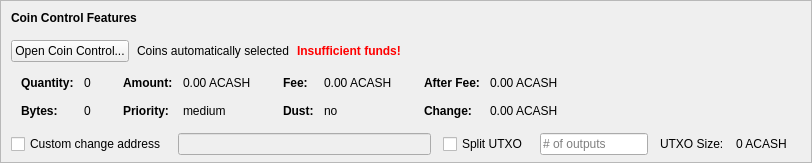
    <widget class="QFrame" name="frameCoinControl">
     <property name="sizePolicy">
      <sizepolicy hsizetype="Expanding" vsizetype="Expanding">
       <horstretch>0</horstretch>
       <verstretch>0</verstretch>
      </sizepolicy>
     </property>
     <property name="maximumSize">
      <size>
       <width>16777215</width>
       <height>16777215</height>
      </size>
     </property>
     <property name="frameShape">
      <enum>QFrame::StyledPanel</enum>
     </property>
     <property name="frameShadow">
      <enum>QFrame::Sunken</enum>
     </property>
     <layout class="QVBoxLayout" name="verticalLayoutCoinControl2">
      <property name="spacing">
       <number>0</number>
      </property>
      <property name="leftMargin">
       <number>0</number>
      </property>
      <property name="topMargin">
       <number>0</number>
      </property>
      <property name="rightMargin">
       <number>0</number>
      </property>
      <property name="bottomMargin">
       <number>6</number>
      </property>
      <item>
       <layout class="QVBoxLayout" name="verticalLayoutCoinControl" stretch="0,0,0,0,1">
        <property name="spacing">
         <number>0</number>
        </property>
        <property name="leftMargin">
         <number>10</number>
        </property>
        <property name="topMargin">
         <number>10</number>
        </property>
        <item>
         <layout class="QHBoxLayout" name="horizontalLayoutCoinControl1">
          <property name="bottomMargin">
           <number>15</number>
          </property>
          <item>
           <widget class="QLabel" name="labelCoinControlFeatures">
            <property name="sizePolicy">
             <sizepolicy hsizetype="Preferred" vsizetype="Maximum">
              <horstretch>0</horstretch>
              <verstretch>0</verstretch>
             </sizepolicy>
            </property>
            <property name="font">
             <font>
              <weight>75</weight>
              <bold>true</bold>
             </font>
            </property>
            <property name="styleSheet">
             <string notr="true">font-weight:bold;</string>
            </property>
            <property name="text">
             <string>Coin Control Features</string>
            </property>
           </widget>
          </item>
         </layout>
        </item>
        <item>
         <layout class="QHBoxLayout" name="horizontalLayoutCoinControl2" stretch="0,0,0,0">
          <property name="spacing">
           <number>8</number>
          </property>
          <property name="bottomMargin">
           <number>10</number>
          </property>
          <item>
           <widget class="QPushButton" name="pushButtonCoinControl">
            <property name="styleSheet">
             <string notr="true"/>
            </property>
            <property name="text">
             <string>Open Coin Control...</string>
            </property>
            <property name="autoDefault">
             <bool>false</bool>
            </property>
           </widget>
          </item>
          <item>
           <widget class="QLabel" name="labelCoinControlAutomaticallySelected">
            <property name="text">
             <string>Coins automatically selected</string>
            </property>
            <property name="margin">
             <number>5</number>
            </property>
           </widget>
          </item>
          <item>
           <widget class="QLabel" name="labelCoinControlInsuffFunds">
            <property name="font">
             <font>
              <weight>75</weight>
              <bold>true</bold>
             </font>
            </property>
            <property name="styleSheet">
             <string notr="true">color:red;font-weight:bold;</string>
            </property>
            <property name="text">
             <string>Insufficient funds!</string>
            </property>
            <property name="margin">
             <number>5</number>
            </property>
           </widget>
          </item>
          <item>
           <spacer name="horizontalSpacerCoinControl">
            <property name="orientation">
             <enum>Qt::Horizontal</enum>
            </property>
            <property name="sizeHint" stdset="0">
             <size>
              <width>40</width>
              <height>1</height>
             </size>
            </property>
           </spacer>
          </item>
         </layout>
        </item>
        <item>
         <widget class="QWidget" name="widgetCoinControl" native="true">
          <property name="sizePolicy">
           <sizepolicy hsizetype="Preferred" vsizetype="Preferred">
            <horstretch>0</horstretch>
            <verstretch>0</verstretch>
           </sizepolicy>
          </property>
          <property name="minimumSize">
           <size>
            <width>0</width>
            <height>0</height>
           </size>
          </property>
          <property name="styleSheet">
           <string notr="true"/>
          </property>
          <layout class="QHBoxLayout" name="horizontalLayoutCoinControl5">
           <property name="leftMargin">
            <number>0</number>
           </property>
           <property name="topMargin">
            <number>0</number>
           </property>
           <property name="rightMargin">
            <number>0</number>
           </property>
           <property name="bottomMargin">
            <number>0</number>
           </property>
           <item>
            <layout class="QHBoxLayout" name="horizontalLayoutCoinControl3" stretch="0,0,0,1">
             <property name="spacing">
              <number>20</number>
             </property>
             <property name="topMargin">
              <number>0</number>
             </property>
             <property name="bottomMargin">
              <number>10</number>
             </property>
             <item>
              <layout class="QFormLayout" name="formLayoutCoinControl1">
               <property name="horizontalSpacing">
                <number>10</number>
               </property>
               <property name="verticalSpacing">
                <number>14</number>
               </property>
               <property name="leftMargin">
                <number>10</number>
               </property>
               <property name="topMargin">
                <number>4</number>
               </property>
               <property name="rightMargin">
                <number>6</number>
               </property>
               <item row="0" column="0">
                <widget class="QLabel" name="labelCoinControlQuantityText">
                 <property name="font">
                  <font>
                   <weight>75</weight>
                   <bold>true</bold>
                  </font>
                 </property>
                 <property name="text">
                  <string>Quantity:</string>
                 </property>
                 <property name="margin">
                  <number>0</number>
                 </property>
                </widget>
               </item>
               <item row="0" column="1">
                <widget class="QLabel" name="labelCoinControlQuantity">
                 <property name="cursor">
                  <cursorShape>IBeamCursor</cursorShape>
                 </property>
                 <property name="contextMenuPolicy">
                  <enum>Qt::ActionsContextMenu</enum>
                 </property>
                 <property name="text">
                  <string notr="true">0</string>
                 </property>
                 <property name="margin">
                  <number>0</number>
                 </property>
                 <property name="textInteractionFlags">
                  <set>Qt::LinksAccessibleByMouse|Qt::TextSelectableByKeyboard|Qt::TextSelectableByMouse</set>
                 </property>
                </widget>
               </item>
               <item row="1" column="0">
                <widget class="QLabel" name="labelCoinControlBytesText">
                 <property name="font">
                  <font>
                   <weight>75</weight>
                   <bold>true</bold>
                  </font>
                 </property>
                 <property name="text">
                  <string>Bytes:</string>
                 </property>
                </widget>
               </item>
               <item row="1" column="1">
                <widget class="QLabel" name="labelCoinControlBytes">
                 <property name="cursor">
                  <cursorShape>IBeamCursor</cursorShape>
                 </property>
                 <property name="contextMenuPolicy">
                  <enum>Qt::ActionsContextMenu</enum>
                 </property>
                 <property name="text">
                  <string notr="true">0</string>
                 </property>
                 <property name="textInteractionFlags">
                  <set>Qt::LinksAccessibleByMouse|Qt::TextSelectableByKeyboard|Qt::TextSelectableByMouse</set>
                 </property>
                </widget>
               </item>
              </layout>
             </item>
             <item>
              <layout class="QFormLayout" name="formLayoutCoinControl2">
               <property name="horizontalSpacing">
                <number>10</number>
               </property>
               <property name="verticalSpacing">
                <number>14</number>
               </property>
               <property name="leftMargin">
                <number>6</number>
               </property>
               <property name="topMargin">
                <number>4</number>
               </property>
               <property name="rightMargin">
                <number>6</number>
               </property>
               <item row="0" column="0">
                <widget class="QLabel" name="labelCoinControlAmountText">
                 <property name="font">
                  <font>
                   <weight>75</weight>
                   <bold>true</bold>
                  </font>
                 </property>
                 <property name="text">
                  <string>Amount:</string>
                 </property>
                 <property name="margin">
                  <number>0</number>
                 </property>
                </widget>
               </item>
               <item row="0" column="1">
                <widget class="QLabel" name="labelCoinControlAmount">
                 <property name="cursor">
                  <cursorShape>IBeamCursor</cursorShape>
                 </property>
                 <property name="contextMenuPolicy">
                  <enum>Qt::ActionsContextMenu</enum>
                 </property>
                 <property name="text">
                  <string notr="true">0.00 ACASH</string>
                 </property>
                 <property name="textInteractionFlags">
                  <set>Qt::LinksAccessibleByMouse|Qt::TextSelectableByKeyboard|Qt::TextSelectableByMouse</set>
                 </property>
                </widget>
               </item>
               <item row="1" column="0">
                <widget class="QLabel" name="labelCoinControlPriorityText">
                 <property name="font">
                  <font>
                   <weight>75</weight>
                   <bold>true</bold>
                  </font>
                 </property>
                 <property name="text">
                  <string>Priority:</string>
                 </property>
                </widget>
               </item>
               <item row="1" column="1">
                <widget class="QLabel" name="labelCoinControlPriority">
                 <property name="cursor">
                  <cursorShape>IBeamCursor</cursorShape>
                 </property>
                 <property name="contextMenuPolicy">
                  <enum>Qt::ActionsContextMenu</enum>
                 </property>
                 <property name="text">
                  <string>medium</string>
                 </property>
                 <property name="textInteractionFlags">
                  <set>Qt::LinksAccessibleByMouse|Qt::TextSelectableByKeyboard|Qt::TextSelectableByMouse</set>
                 </property>
                </widget>
               </item>
              </layout>
             </item>
             <item>
              <layout class="QFormLayout" name="formLayoutCoinControl3">
               <property name="horizontalSpacing">
                <number>10</number>
               </property>
               <property name="verticalSpacing">
                <number>14</number>
               </property>
               <property name="leftMargin">
                <number>6</number>
               </property>
               <property name="topMargin">
                <number>4</number>
               </property>
               <property name="rightMargin">
                <number>6</number>
               </property>
               <item row="0" column="0">
                <widget class="QLabel" name="labelCoinControlFeeText">
                 <property name="font">
                  <font>
                   <weight>75</weight>
                   <bold>true</bold>
                  </font>
                 </property>
                 <property name="text">
                  <string>Fee:</string>
                 </property>
                 <property name="margin">
                  <number>0</number>
                 </property>
                </widget>
               </item>
               <item row="0" column="1">
                <widget class="QLabel" name="labelCoinControlFee">
                 <property name="cursor">
                  <cursorShape>IBeamCursor</cursorShape>
                 </property>
                 <property name="contextMenuPolicy">
                  <enum>Qt::ActionsContextMenu</enum>
                 </property>
                 <property name="text">
                  <string notr="true">0.00 ACASH</string>
                 </property>
                 <property name="textInteractionFlags">
                  <set>Qt::LinksAccessibleByMouse|Qt::TextSelectableByKeyboard|Qt::TextSelectableByMouse</set>
                 </property>
                </widget>
               </item>
               <item row="1" column="0">
                <widget class="QLabel" name="labelCoinControlLowOutputText">
                 <property name="font">
                  <font>
                   <weight>75</weight>
                   <bold>true</bold>
                  </font>
                 </property>
                 <property name="text">
                  <string>Dust:</string>
                 </property>
                </widget>
               </item>
               <item row="1" column="1">
                <widget class="QLabel" name="labelCoinControlLowOutput">
                 <property name="cursor">
                  <cursorShape>IBeamCursor</cursorShape>
                 </property>
                 <property name="contextMenuPolicy">
                  <enum>Qt::ActionsContextMenu</enum>
                 </property>
                 <property name="text">
                  <string>no</string>
                 </property>
                 <property name="textInteractionFlags">
                  <set>Qt::LinksAccessibleByMouse|Qt::TextSelectableByKeyboard|Qt::TextSelectableByMouse</set>
                 </property>
                </widget>
               </item>
              </layout>
             </item>
             <item>
              <layout class="QFormLayout" name="formLayoutCoinControl4">
               <property name="horizontalSpacing">
                <number>10</number>
               </property>
               <property name="verticalSpacing">
                <number>14</number>
               </property>
               <property name="leftMargin">
                <number>6</number>
               </property>
               <property name="topMargin">
                <number>4</number>
               </property>
               <property name="rightMargin">
                <number>6</number>
               </property>
               <item row="0" column="0">
                <widget class="QLabel" name="labelCoinControlAfterFeeText">
                 <property name="font">
                  <font>
                   <weight>75</weight>
                   <bold>true</bold>
                  </font>
                 </property>
                 <property name="text">
                  <string>After Fee:</string>
                 </property>
                 <property name="margin">
                  <number>0</number>
                 </property>
                </widget>
               </item>
               <item row="0" column="1">
                <widget class="QLabel" name="labelCoinControlAfterFee">
                 <property name="cursor">
                  <cursorShape>IBeamCursor</cursorShape>
                 </property>
                 <property name="contextMenuPolicy">
                  <enum>Qt::ActionsContextMenu</enum>
                 </property>
                 <property name="text">
                  <string notr="true">0.00 ACASH</string>
                 </property>
                 <property name="textInteractionFlags">
                  <set>Qt::LinksAccessibleByMouse|Qt::TextSelectableByKeyboard|Qt::TextSelectableByMouse</set>
                 </property>
                </widget>
               </item>
               <item row="1" column="0">
                <widget class="QLabel" name="labelCoinControlChangeText">
                 <property name="font">
                  <font>
                   <weight>75</weight>
                   <bold>true</bold>
                  </font>
                 </property>
                 <property name="text">
                  <string>Change:</string>
                 </property>
                </widget>
               </item>
               <item row="1" column="1">
                <widget class="QLabel" name="labelCoinControlChange">
                 <property name="cursor">
                  <cursorShape>IBeamCursor</cursorShape>
                 </property>
                 <property name="contextMenuPolicy">
                  <enum>Qt::ActionsContextMenu</enum>
                 </property>
                 <property name="text">
                  <string notr="true">0.00 ACASH</string>
                 </property>
                 <property name="textInteractionFlags">
                  <set>Qt::LinksAccessibleByMouse|Qt::TextSelectableByKeyboard|Qt::TextSelectableByMouse</set>
                 </property>
                </widget>
               </item>
              </layout>
             </item>
            </layout>
           </item>
          </layout>
         </widget>
        </item>
        <item>
         <layout class="QHBoxLayout" name="horizontalLayoutCoinControl4" stretch="0,0,0,0,0,0,0">
          <property name="spacing">
           <number>12</number>
          </property>
          <property name="sizeConstraint">
           <enum>QLayout::SetDefaultConstraint</enum>
          </property>
          <property name="topMargin">
           <number>5</number>
          </property>
          <property name="rightMargin">
           <number>5</number>
          </property>
          <item>
           <widget class="QCheckBox" name="checkBoxCoinControlChange">
            <property name="toolTip">
             <string>If this is activated, but the change address is empty or invalid, change will be sent to a newly generated address.</string>
            </property>
            <property name="text">
             <string>Custom change address</string>
            </property>
           </widget>
          </item>
          <item>
           <widget class="QValidatedLineEdit" name="lineEditCoinControlChange">
            <property name="enabled">
             <bool>false</bool>
            </property>
            <property name="sizePolicy">
             <sizepolicy hsizetype="Expanding" vsizetype="Fixed">
              <horstretch>0</horstretch>
              <verstretch>0</verstretch>
             </sizepolicy>
            </property>
           </widget>
          </item>
          <item>
           <widget class="QCheckBox" name="splitBlockCheckBox">
            <property name="text">
             <string>Split UTXO</string>
            </property>
           </widget>
          </item>
          <item>
           <widget class="QLineEdit" name="splitBlockLineEdit">
            <property name="sizePolicy">
             <sizepolicy hsizetype="Fixed" vsizetype="Fixed">
              <horstretch>50</horstretch>
              <verstretch>0</verstretch>
             </sizepolicy>
            </property>
            <property name="placeholderText">
             <string># of outputs</string>
            </property>
           </widget>
          </item>
          <item>
           <widget class="QLabel" name="labelBlockSizeText">
            <property name="text">
             <string>UTXO Size:</string>
            </property>
           </widget>
          </item>
          <item>
           <widget class="QLabel" name="labelBlockSize">
            <property name="text">
             <string>0 ACASH</string>
            </property>
           </widget>
          </item>
          <item>
           <widget class="QLabel" name="labelCoinControlChangeLabel">
            <property name="sizePolicy">
             <sizepolicy hsizetype="Preferred" vsizetype="Expanding">
              <horstretch>0</horstretch>
              <verstretch>0</verstretch>
             </sizepolicy>
            </property>
            <property name="minimumSize">
             <size>
              <width>0</width>
              <height>0</height>
             </size>
            </property>
            <property name="text">
             <string/>
            </property>
            <property name="margin">
             <number>3</number>
            </property>
           </widget>
          </item>
         </layout>
        </item>
        <item>
         <spacer name="verticalSpacerCoinControl">
          <property name="orientation">
           <enum>Qt::Vertical</enum>
          </property>
          <property name="sizeHint" stdset="0">
           <size>
            <width>800</width>
            <height>1</height>
           </size>
          </property>
         </spacer>
        </item>
       </layout>
      </item>
     </layout>
    </widget>
